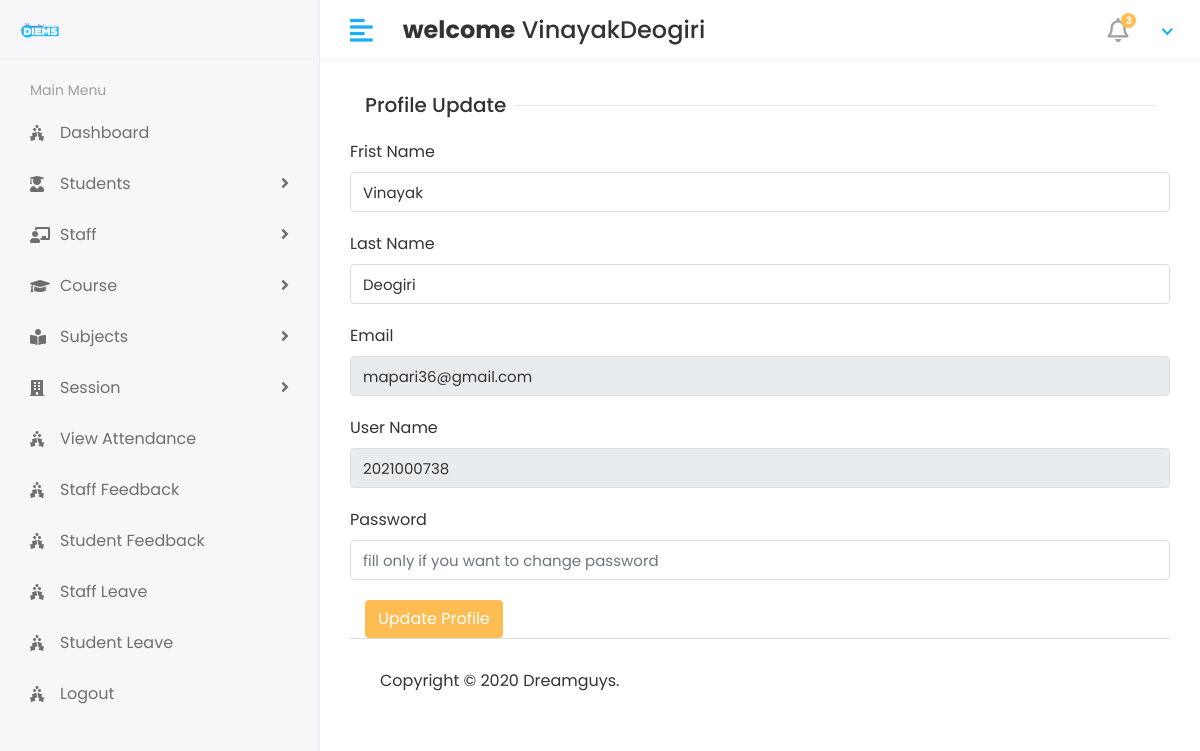
Screenshot of /profile (signed in) with the database file from the repository.
### app/models.py (models this page shows)
class CustomUser(AbstractUser):
    USER = (
        (1,'HOD'),
        (2,'STAFF'),
        (3,'STUDENT'),
    )
    user_type = models.CharField(choices=USER,max_length=50,default=1)
    profile_pic = models.ImageField(upload_to='media/profile_pic')

### student_management/views.py (the view)
# urls.py: path('profile',views.PROFILE,name='profile'),
@login_required(login_url='/')
def PROFILE(request):
    user = CustomUser.objects.get(id = request.user.id)
    context = {
        "user":user,
    }
    return render(request,'profile.html',context)

### templates/profile.html (shortened to what this page needs)
 {% extends 'base.html'%}
 {% block content %}
 <form method="post" action="{%url 'profile_update'%}" enctype="multipart/form-data">
    <div class="col-12">
    <h5 class="form-title"><span>Profile Update</span></h5>
    </div>
    <div class="form-group">
    <label> Frist Name</label>
    <input type="text" class="form-control" name="first_name" value="{{user.first_name}}">
    </div>
      <div class="form-group">
      <label>Last Name</label>
      <input type="text" class="form-control" name="last_name" value="{{user.last_name}}">
      </div>
         <div class="form-group">
         <label>Email</label>
         <input type="text" class="form-control" readonly name="email" value="{{user.email}}">
    </div>
   <div class="form-group">
   <label>User Name</label>
   <input type="text" class="form-control" readonly name="user_name" value="{{user.username}}">
   </div>
    <div class="form-group">
    <label>Password</label>
    <input type="password" class="form-control" name="password"placeholder="fill only if you want to change password " >
    </div>
    <div class="col-12">
    <button type="submit" class="btn btn-primary">Update Profile</button>
    </div>
   </form>
    {% endblock %}

### templates/includes/header.html (shortened to what this page needs)
{% load static %}
<div class="header">
    <div class="header-left">
       <a href="index.html" class="logo">
       <img src="{% static 'assets\img\1000_logo-removebg-preview.png'  %}" max-height=100px alt="Logo">
       </a>
    </div>
    <a href="javascript:void(0);" id="toggle_btn">
    <i class="fas fa-align-left"></i>
    </a>
    <div class="top-nav-search mt-3">
       <h4><strong>welcome</strong>&nbsp;<span>{{user.first_name}}{{user.last_name}}</span></h4>
    </div>
    <ul class="nav user-menu">
       <li class="nav-item dropdown noti-dropdown">
          <a href="#" class="dropdown-toggle nav-link" data-toggle="dropdown">
          <i class="far fa-bell"></i> <span class="badge badge-pill">3</span>
          </a>
       </li>
       <li class="nav-item dropdown has-arrow">
          <a href="#" class="dropdown-toggle nav-link" data-toggle="dropdown">
          </a>
       </li>
    </ul>
 </div>

### static/assets/css/style.css (style rules this page uses)
html { height: 100%; }
body { background-color: #fff; color: #333; font-family: 'Poppins', sans-serif; font-size: 1rem; height: 100%; line-height: 1.5; overflow-x: hidden; }
h1, h2, h3, h4, h5, h6 { font-family: 'Poppins', sans-serif; margin-top: 0; }
.form-control { border: 1px solid #ddd; box-shadow: none; color: #333; font-size: 15px; height: 40px; }
a { color: #009ce7; }
input, button, a { transition: all 0.4s ease; -moz-transition: all 0.4s ease; -o-transition: all 0.4s ease; -ms-transition: all 0.4s ease; -webkit-transition: all 0.4s ease; }
input, input:focus, button, button:focus { outline: none; }
input[type=text], input[type=password] { -webkit-appearance: none; -moz-appearance: none; appearance: none; }
.form-group { margin-bottom: 1.25rem; }
ul, ol { padding: 0px; list-style: none; }
.btn-primary { background-color: #FFBC53; border: 1px solid #FFBC53; }
.header { background-color: #fff; border-bottom: 1px solid #f3f3f4; left: 0; position: fixed; right: 0; top: 0; z-index: 1001; height: 60px; }
.header .header-left { float: left; height: 60px; padding: 0 20px; position: relative; width: 320px; z-index: 1; transition: all 0.2s ease-in-out; background-color: #f7f7fa; border-bottom: 1px solid #efefef; border-right: 1px solid #ececf5; display: flex; align-items: center; }
.header .header-left .logo { display: inline-block; line-height: 60px; }
.header .header-left .logo img { max-height: 40px; width: auto; }
.header .dropdown-toggle:after { display: none; }
.header .has-arrow .dropdown-toggle:after { border-top: 0; border-left: 0; border-bottom: 2px solid #18aefa; border-right: 2px solid #18aefa; content: ''; height: 8px; display: inline-block; pointer-events: none; -webkit-transform-origin: 66% 66%; -ms-transform-origin: 66% 66%; transform-origin: 66% 66%; -webkit-transform: rotate(45deg); -ms-transform: rotate(45deg); transform: rotate(45deg); -webkit-transition: all 0.15s ease-in-out; transition: all 0.15s ease-in-out; width: 8px; vertical-align: 0px; }
.user-menu { float: right; margin: 0; position: relative; z-index: 99; padding-right: 15px; }
.user-menu.nav > li > a { color: #a0a0a0; font-size: 14px; line-height: 58px; padding: 0 15px; height: 60px; }
.top-nav-search { float: left; margin-left: 15px; }
.user-menu.nav > li > a .badge { background-color: #FFBC53; display: block; font-size: 10px; font-weight: bold; height: 15px; width: 15px; position: absolute; right: 7px; top: 13px; color: #fff; padding: 3px; }
.user-menu.nav > li > a > i { font-size: 1.5rem; line-height: 60px; }
.form-title { width: 100%; max-width: 100%; padding: 0; font-size: 1.25rem; font-weight: 500; line-height: inherit; color: #333; white-space: normal; position: relative; display: block; margin-bottom: 20px; }
.form-title:before { content: ""; position: absolute; left: 0px; right: 0px; height: 1px; top: 50%; background-color: rgba(0, 0, 0, 0.1); }
.form-title span { padding: 0px 0.5rem 0 0; background-color: #fff; display: inline-block; z-index: 2; position: relative; }
@media (min-width: 992px) { #toggle_btn { align-items: center; color: #18aefa; display: inline-flex; float: left; font-size: 26px; height: 60px; justify-content: center; margin-left: 15px; padding: 0 15px; } }

### rows the page displays
CustomUser: first_name "Vinayak", last_name "Deogiri", email "mapari36@gmail.com", user_name "2021000738"
